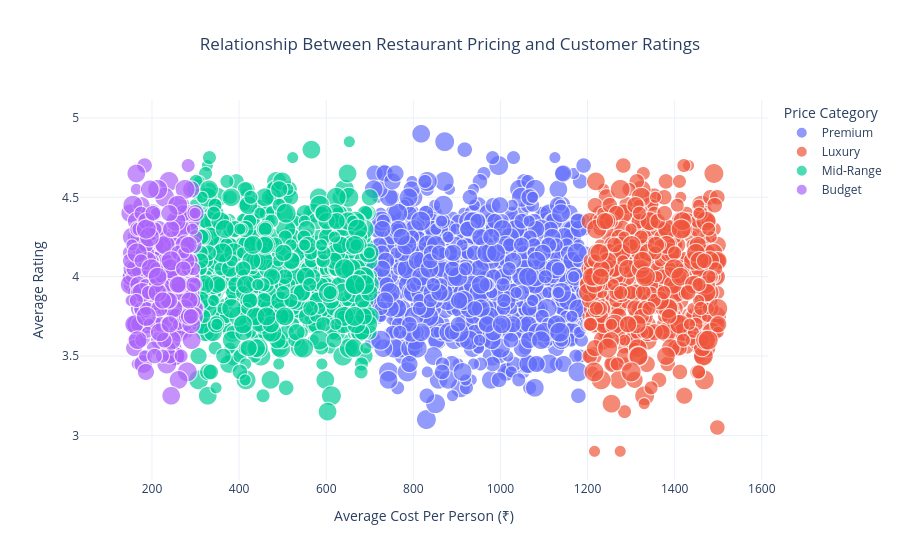

Notebook code cell kept with this figure:
### Code cell
fig4 = px.scatter(
    df,
    x="avg_cost_per_person_inr",
    y="average_rating_both_platforms",
    color="price_category",
    size="amenities_count",
    title="Relationship Between Restaurant Pricing and Customer Ratings",
    labels={
        "avg_cost_per_person_inr": "Average Cost Per Person (₹)",
        "average_rating_both_platforms": "Average Rating",
        "price_category": "Price Category",
        "amenities_count": "Amenities Count"
    }
)

fig4.update_layout(
    template="plotly_white",
    title_x=0.5,
    xaxis_title="Average Cost Per Person (₹)",
    yaxis_title="Average Rating",
    legend_title="Price Category"
)

fig4.show()

### Figure 1 — Plotly figure (JSON) as saved in the notebook; plotly's stock layout.template omitted (floating-point values rounded to 4 significant figures; data arrays with more than 128 entries replaced by an {"elided": "..."} marker saying what was removed)
{"data": [{"hovertemplate": "Price Category=Premium<br>Average Cost Per Person (₹)=%{x}<br>Average Rating=%{y}<br>Amenities Count=%{marker.size}<extra></extra>", "legendgroup": "Premium", "marker": {"color": "#636efa", "size": {"elided": "927 int values"}, "sizemode": "area", "sizeref": 0.02, "symbol": "circle"}, "mode": "markers", "name": "Premium", "showlegend": true, "type": "scattergl", "x": {"elided": "927 int values"}, "xaxis": "x", "y": {"elided": "927 float values"}, "yaxis": "y"}, {"hovertemplate": "Price Category=Luxury<br>Average Cost Per Person (₹)=%{x}<br>Average Rating=%{y}<br>Amenities Count=%{marker.size}<extra></extra>", "legendgroup": "Luxury", "marker": {"color": "#EF553B", "size": {"elided": "562 int values"}, "sizemode": "area", "sizeref": 0.02, "symbol": "circle"}, "mode": "markers", "name": "Luxury", "showlegend": true, "type": "scattergl", "x": {"elided": "562 int values"}, "xaxis": "x", "y": {"elided": "562 float values"}, "yaxis": "y"}, {"hovertemplate": "Price Category=Mid-Range<br>Average Cost Per Person (₹)=%{x}<br>Average Rating=%{y}<br>Amenities Count=%{marker.size}<extra></extra>", "legendgroup": "Mid-Range", "marker": {"color": "#00cc96", "size": {"elided": "706 int values"}, "sizemode": "area", "sizeref": 0.02, "symbol": "circle"}, "mode": "markers", "name": "Mid-Range", "showlegend": true, "type": "scattergl", "x": {"elided": "706 int values"}, "xaxis": "x", "y": {"elided": "706 float values"}, "yaxis": "y"}, {"hovertemplate": "Price Category=Budget<br>Average Cost Per Person (₹)=%{x}<br>Average Rating=%{y}<br>Amenities Count=%{marker.size}<extra></extra>", "legendgroup": "Budget", "marker": {"color": "#ab63fa", "size": {"elided": "305 int values"}, "sizemode": "area", "sizeref": 0.02, "symbol": "circle"}, "mode": "markers", "name": "Budget", "showlegend": true, "type": "scattergl", "x": {"elided": "305 int values"}, "xaxis": "x", "y": {"elided": "305 float values"}, "yaxis": "y"}], "layout": {"legend": {"itemsizing": "constant", "title": {"text": "Price Category"}, "tracegroupgap": 0}, "title": {"text": "Relationship Between Restaurant Pricing and Customer Ratings", "x": 0.5}, "xaxis": {"anchor": "y", "domain": [0, 1], "title": {"text": "Average Cost Per Person (₹)"}}, "yaxis": {"anchor": "x", "domain": [0, 1], "title": {"text": "Average Rating"}}}}
